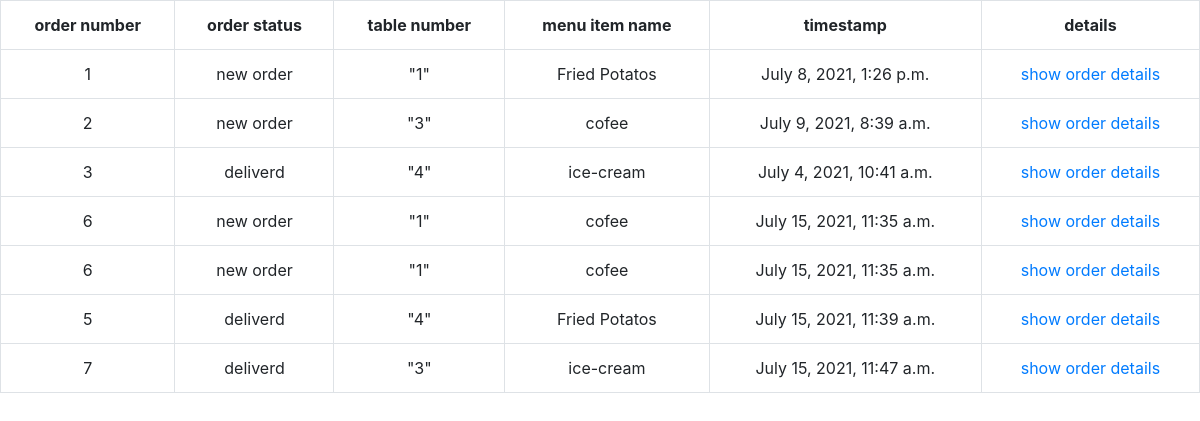
Screenshot of /cafe5/orders_list/ with the database file from the repository.
### cafe5/models.py (models this page shows, shortened)
class Orders(models.Model):
    order_number = models.IntegerField()
    status = models.CharField(max_length=50)
    time_stamp = models.DateTimeField(auto_now_add=True)
    table_id = models.ForeignKey(Table, on_delete=models.CASCADE)
    menu_item_id = models.ForeignKey(MenuItems, on_delete=models.CASCADE)

class Table(models.Model):
    table_number = models.CharField(max_length=3)
    cafe_space_position = models.CharField(max_length=100)

class MenuItems(models.Model):
    name = models.CharField(max_length=50)
    category = models.CharField(max_length=100)
    discount = models.IntegerField()
    price = models.FloatField()
    serving_time_period = models.IntegerField()
    estimated_cooking_time = models.IntegerField()

### cafe5/views.py (the view)
# urls.py: path('orders_list/', OrderList.as_view(), name='orders_list_by_class_view'),
class OrderList(View):
    def get(self, request, *args, **kwargs):
        orders = Orders.objects.all()
        return render(request, 'orders_list.html', {'orders_list': orders})

### templates/orders_list.html (shortened to what this page needs)
<!DOCTYPE html>
<html lang="en">
<head>
    <link href="https://maxcdn.bootstrapcdn.com/bootstrap/4.5.2/css/bootstrap.min.css" rel="stylesheet">
</head>
<body>
<table class="table table-bordered text-center">
    <tr>
        <th>order number</th>
        <th>order status</th>
        <th>table number</th>
        <th>menu item name</th>
        <th>timestamp</th>
        <th>details</th>
    </tr>
    {% for o in orders_list %}
        <tr>
            <td>{{ o.order_number }}</td>
            <td>{{ o.status }}</td>
            <td>{{ o.table_id.table_number}}</td>
            <td>{{ o.menu_item_id.name }}</td>
            <td>{{ o.time_stamp }}</td>
            <td><a  href="{% url 'cafe5:order_details_by_class_view' o.id %}">show order details</a></td>
        </tr>
    {% endfor %}
</table>
</body>
</html>

### rows the page displays
Orders: order_number "1", status "new order", table_id.table_number "\"1\"", menu_item_id.name "Fried Potatos", time_stamp "July 8, 2021, 1:26 p.m."
Orders: order_number "2", status "new order", table_id.table_number "\"3\"", menu_item_id.name "cofee", time_stamp "July 9, 2021, 8:39 a.m."
Orders: order_number "3", status "deliverd", table_id.table_number "\"4\"", menu_item_id.name "ice-cream", time_stamp "July 4, 2021, 10:41 a.m."
Orders: order_number "6", status "new order", table_id.table_number "\"1\"", menu_item_id.name "cofee", time_stamp "July 15, 2021, 11:35 a.m."
Orders: order_number "6", status "new order", table_id.table_number "\"1\"", menu_item_id.name "cofee", time_stamp "July 15, 2021, 11:35 a.m."
Orders: order_number "5", status "deliverd", table_id.table_number "\"4\"", menu_item_id.name "Fried Potatos", time_stamp "July 15, 2021, 11:39 a.m."
Orders: order_number "7", status "deliverd", table_id.table_number "\"3\"", menu_item_id.name "ice-cream", time_stamp "July 15, 2021, 11:47 a.m."
